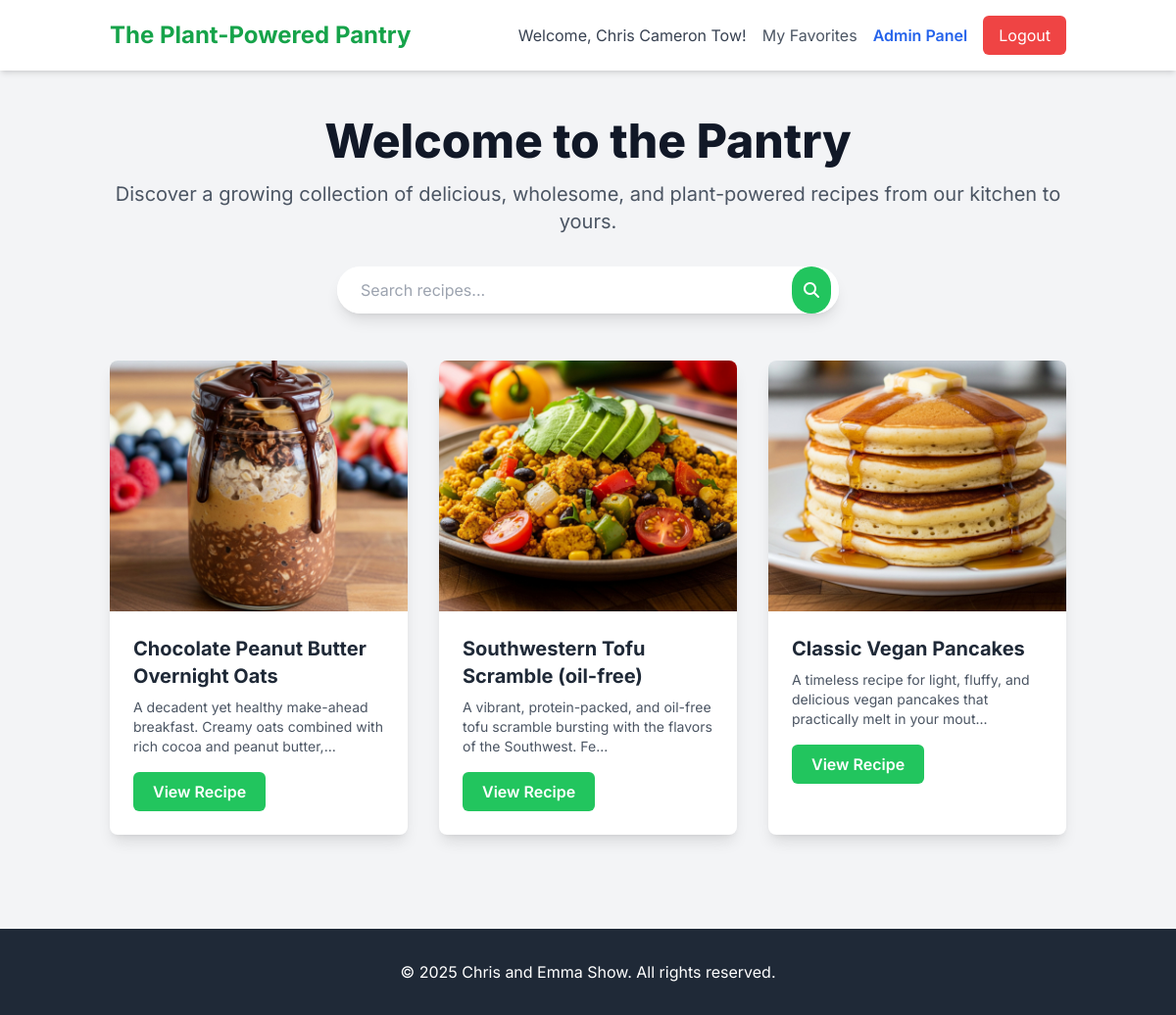
Page /index.php (signed in) on the committed database.
### tables this page shows
CREATE TABLE `recipes` (
  `id` int NOT NULL,
  `title` varchar(255) NOT NULL,
  `description` text,
  `ingredients` text NOT NULL,
  `instructions` text NOT NULL,
  `nutrition_info` text,
  `notes` text,
  `prep_time` int DEFAULT NULL,
  `cook_time` int DEFAULT NULL,
  `yields` varchar(100) DEFAULT NULL,
  `image_url` varchar(255) DEFAULT NULL,
  `author_id` int DEFAULT NULL
);

### index.php (the view, shortened to what this page needs)
<?php
require_once 'config.php';
try {
    $stmt = $pdo->query("SELECT id, title, description, image_url FROM recipes ORDER BY id DESC");
    $recipes = $stmt->fetchAll();
} catch (PDOException $e) {
    die("Could not connect to the database and fetch recipes: " . $e->getMessage());
}
?>
<!DOCTYPE html>
<html lang="en">
<head>
    <script src="https://cdn.tailwindcss.com"></script>
    <link rel="stylesheet" href="https://cdnjs.cloudflare.com/ajax/libs/font-awesome/6.4.0/css/all.min.css">
</head>
<body class="bg-gray-100 text-gray-800">
    <header class="bg-white shadow-md">
        <nav class="container mx-auto px-6 py-4 flex justify-between items-center">
            <a href="index.php" class="text-2xl font-bold text-green-600">The Plant-Powered Pantry</a>
            <div class="flex items-center space-x-4">
                <?php if (isset($_SESSION['user_id'])): ?>
                    <span class="text-gray-700">Welcome, <?php echo htmlspecialchars($_SESSION['username']); ?>!</span>
                    <a href="favorites.php" class="text-gray-600 hover:text-green-600">My Favorites</a>
                    <?php if (isset($_SESSION['is_admin']) && $_SESSION['is_admin']): ?>
                        <a href="admin_remixes.php" class="text-blue-600 hover:text-blue-800 font-semibold">Admin Panel</a>
                    <?php endif; ?>
                    <a href="logout.php" class="bg-red-500 hover:bg-red-600 text-white px-4 py-2 rounded-md">Logout</a>
                <?php else: ?>
                    <a href="login.php" class="text-gray-600 hover:text-green-600">Login</a>
                    <a href="register.php" class="bg-green-500 hover:bg-green-600 text-white px-4 py-2 rounded-md">Register</a>
                <?php endif; ?>
            </div>
        </nav>
    </header>
    <main class="container mx-auto px-6 py-12">
        <section class="text-center mb-12">
            <h1 class="text-5xl font-extrabold text-gray-900 mb-4">Welcome to the Pantry</h1>
            <p class="text-xl text-gray-600">Discover a growing collection of delicious, wholesome, and plant-powered recipes from our kitchen to yours.</p>
            <div class="mt-8 max-w-lg mx-auto">
                <form action="search.php" method="GET" class="flex items-center bg-white rounded-full shadow-lg">
                    <input type="text" name="query" placeholder="Search recipes..." class="w-full py-3 px-6 rounded-full focus:outline-none text-gray-700">
                    <button type="submit" class="bg-green-500 hover:bg-green-600 text-white p-3 rounded-full -ml-12">
                        <i class="fas fa-search"></i>
                    </button>
                </form>
            </div>
        </section>
        <section>
            <div class="grid grid-cols-1 md:grid-cols-2 lg:grid-cols-3 gap-8">
                <?php if (count($recipes) > 0): ?>
                    <?php foreach ($recipes as $recipe): ?>
                        <div class="bg-white rounded-lg shadow-lg overflow-hidden transform hover:scale-105 transition-transform duration-300">
                            <a href="recipe.php?id=<?php echo $recipe['id']; ?>">
                                <img src="<?php echo htmlspecialchars($recipe['image_url']); ?>" alt="<?php echo htmlspecialchars($recipe['title']); ?>" class="w-full h-64 object-cover">
                            </a>
                            <div class="p-6">
                                <h3 class="text-xl font-bold mb-2"><?php echo htmlspecialchars($recipe['title']); ?></h3>
                                <p class="text-gray-600 text-sm mb-4"><?php echo htmlspecialchars(substr($recipe['description'], 0, 100)) . '...'; ?></p>
                                <a href="recipe.php?id=<?php echo $recipe['id']; ?>" class="inline-block bg-green-500 hover:bg-green-600 text-white px-5 py-2 rounded-md font-semibold">View Recipe</a>
                            </div>
                        </div>
                    <?php endforeach; ?>
                <?php else: ?>
                    <p class="text-center text-gray-500 col-span-3">No recipes found. Why not be the first to add one?</p>
                <?php endif; ?>
            </div>
        </section>
    </main>
    <footer class="bg-gray-800 text-white py-8 mt-12">
        <div class="container mx-auto px-6 text-center">
            <p>&copy; <?php echo date('Y'); ?> Chris and Emma Show. All rights reserved.</p>
        </div>
    </footer>
</body>
</html>

### index.php (style rules this page uses)
body { font-family: 'Inter', sans-serif; }

### rows in the picture
recipes: image_url (picture), title "Chocolate Peanut Butter Overnight Oats", description "A decadent yet healthy make-ahead breakfast. Creamy oats combined with rich cocoa and peanut butter,"
recipes: image_url (picture), title "Southwestern Tofu Scramble (oil-free)", description "A vibrant, protein-packed, and oil-free tofu scramble bursting with the flavors of the Southwest. Fe"
recipes: image_url (picture), title "Classic Vegan Pancakes", description "A timeless recipe for light, fluffy, and delicious vegan pancakes that practically melt in your mout"

### other values in the picture
$_SESSION['username'] "Chris Cameron Tow"
